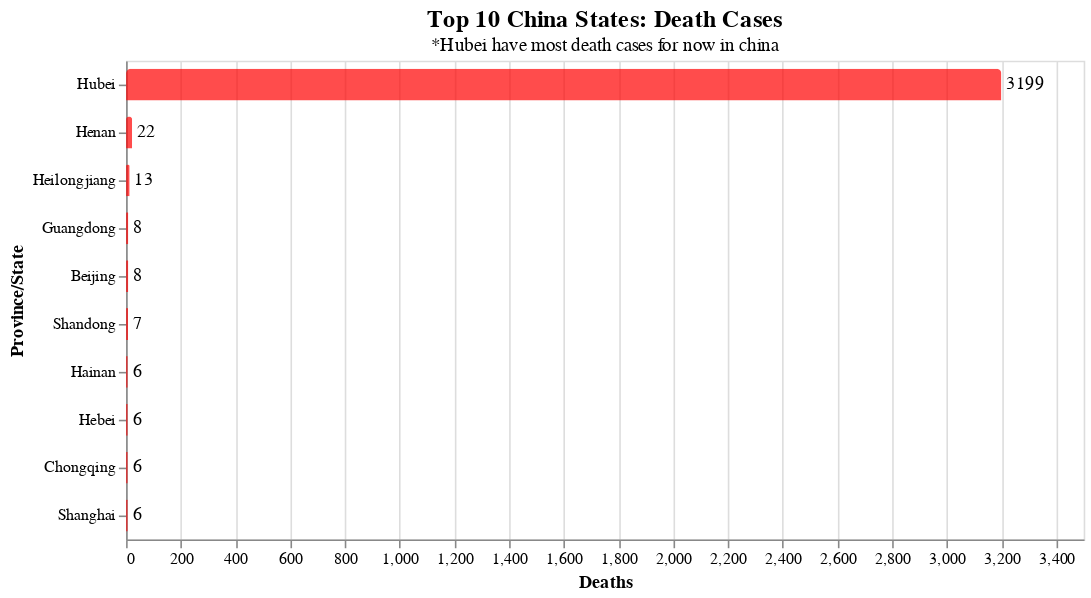

The cell this chart's notebook holds for it:
### Code cell
bars = alt.Chart(china_cases.sort_values('Deaths', ascending= False).head(10)).mark_bar(color='red',cornerRadiusTopLeft=3,
    cornerRadiusTopRight=3, size=20, opacity=0.7
).encode(
    x='Deaths:Q',
    y=alt.Y('Province/State:O', sort='-x')
).properties(
    title={
    "text":['Top 10 China States: Death Cases'],
    "subtitle":['*Hubei have most death cases for now in china'],
    "fontSize":15,
    "fontWeight": 'bold',
    "font":'Courier New',
    }
)

text = bars.mark_text(
    align='left',
    baseline='middle',
    dx=3  # Nudges text to right so it doesn't appear on top of the bar
).encode(
    text='Deaths:Q'    
)

(bars + text).properties( height=300, width=600)

### Figure 1 — Vega-Lite specification as saved in the notebook (floating-point values rounded to 4 significant figures)
{"config": {"view": {"continuousWidth": 400, "continuousHeight": 300}}, "layer": [{"mark": {"type": "bar", "color": "red", "cornerRadiusTopLeft": 3, "cornerRadiusTopRight": 3, "opacity": 0.7, "size": 20}, "encoding": {"x": {"type": "quantitative", "field": "Deaths"}, "y": {"type": "ordinal", "field": "Province/State", "sort": "-x"}}, "title": {"text": ["Top 10 China States: Death Cases"], "subtitle": ["*Hubei have most death cases for now in china"], "fontSize": 15, "fontWeight": "bold", "font": "Courier New"}}, {"mark": {"type": "text", "align": "left", "baseline": "middle", "dx": 3}, "encoding": {"text": {"type": "quantitative", "field": "Deaths"}, "x": {"type": "quantitative", "field": "Deaths"}, "y": {"type": "ordinal", "field": "Province/State", "sort": "-x"}}, "title": {"text": ["Top 10 China States: Death Cases"], "subtitle": ["*Hubei have most death cases for now in china"], "fontSize": 15, "fontWeight": "bold", "font": "Courier New"}}], "data": {"name": "data-b4b01bac5486b480c0f909f1784be3d8"}, "height": 300, "width": 600, "$schema": "https://vega.github.io/schema/vega-lite/v4.0.2.json", "datasets": {"data-b4b01bac5486b480c0f909f1784be3d8": [{"Province/State": "Hubei", "Confirmed": 67800.0, "Deaths": 3199.0, "Recovered": 63470.0, "Mortality Rate (per 100)": 4.72}, {"Province/State": "Henan", "Confirmed": 1276.0, "Deaths": 22.0, "Recovered": 1251.0, "Mortality Rate (per 100)": 1.72}, {"Province/State": "Heilongjiang", "Confirmed": 488.0, "Deaths": 13.0, "Recovered": 469.0, "Mortality Rate (per 100)": 2.66}, {"Province/State": "Guangdong", "Confirmed": 1507.0, "Deaths": 8.0, "Recovered": 1365.0, "Mortality Rate (per 100)": 0.53}, {"Province/State": "Beijing", "Confirmed": 582.0, "Deaths": 8.0, "Recovered": 424.0, "Mortality Rate (per 100)": 1.37}, {"Province/State": "Shandong", "Confirmed": 775.0, "Deaths": 7.0, "Recovered": 753.0, "Mortality Rate (per 100)": 0.9}, {"Province/State": "Hainan", "Confirmed": 168.0, "Deaths": 6.0, "Recovered": 162.0, "Mortality Rate (per 100)": 3.57}, {"Province/State": "Hebei", "Confirmed": 325.0, "Deaths": 6.0, "Recovered": 310.0, "Mortality Rate (per 100)": 1.85}, {"Province/State": "Chongqing", "Confirmed": 579.0, "Deaths": 6.0, "Recovered": 570.0, "Mortality Rate (per 100)": 1.04}, {"Province/State": "Shanghai", "Confirmed": 522.0, "Deaths": 6.0, "Recovered": 343.0, "Mortality Rate (per 100)": 1.15}]}}
